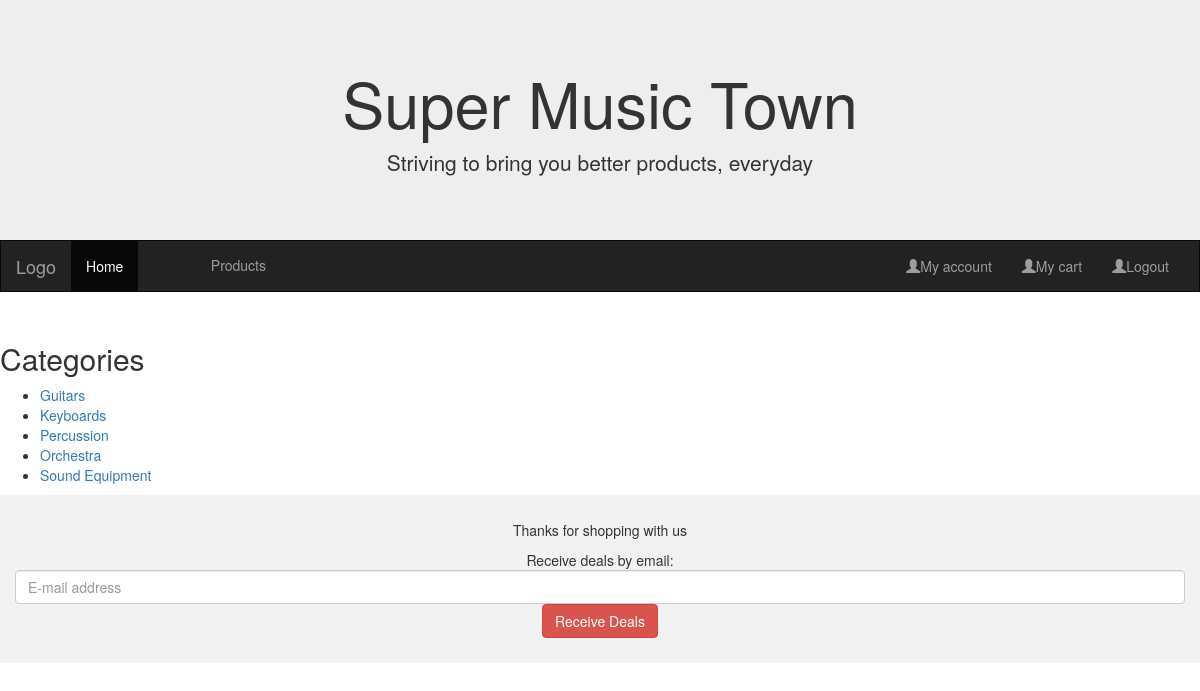
/categories.php, run on the app's committed database.
### tables this page shows
CREATE TABLE category (
  p_Category        		INT            		NOT NULL   AUTO_INCREMENT,
  categoryName      		VARCHAR(255)   	  NOT NULL,
  PRIMARY KEY (p_Category)
);

### categoryfunctions.php (the view, shortened to what this page needs)
<?php
include 'databaseConnect.php';
function all_categories()
{
    global $db;
    $queryAllCategories = 'SELECT * FROM category
                           ORDER BY p_Category';
    try
    {
        $statement2 = $db->prepare($queryAllCategories);
        $statement2->execute();
        $categories = $statement2->fetchAll();
        echo "<ul>";
        foreach ($categories as $category)
        {
            echo "<li>";
            echo '<a href="categorypage.php?id=' . $category['p_Category'] . '">';
            echo $category['categoryName'];
            echo "</a>";
            echo "</li>";
        }
        echo "</ul>";
    }
    catch (PDOException $e)
    {
        $error_message = $e->getMessage();
        display_db_error($error_message);
    }
}
?>

### data on the page
category: categoryName "Guitars"
category: categoryName "Keyboards"
category: categoryName "Percussion"
category: categoryName "Orchestra"
category: categoryName "Sound Equipment"
